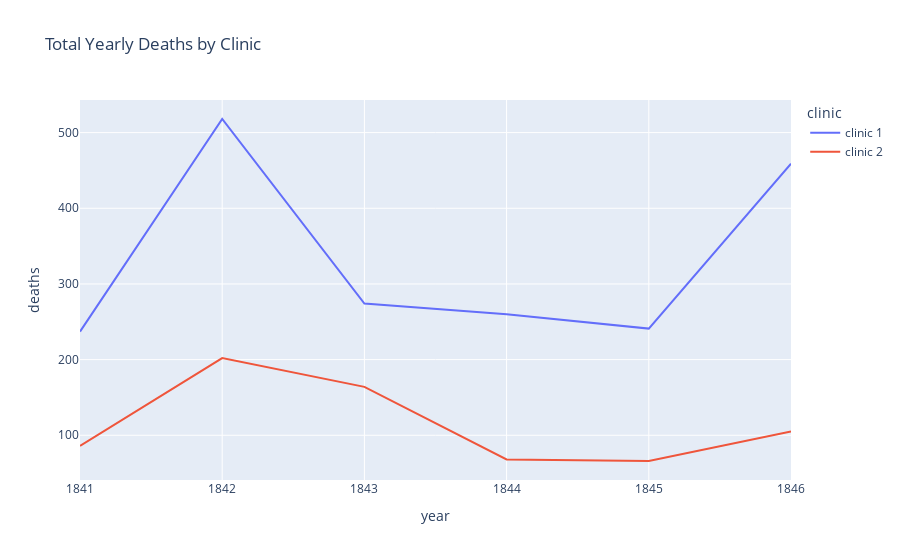

The code cell stored with this chart in its notebook:
### Code cell
line = px.line(
    df_yearly,
    x="year",
    y="deaths",
    color="clinic",
    title="Total Yearly Deaths by Clinic"
)

line.show()

### Figure 1 — Plotly figure (JSON) as saved in the notebook; plotly's stock layout.template omitted (floating-point values rounded to 4 significant figures)
{"data": [{"hovertemplate": "clinic=clinic 1<br>year=%{x}<br>deaths=%{y}<extra></extra>", "legendgroup": "clinic 1", "line": {"color": "#636efa", "dash": "solid"}, "marker": {"symbol": "circle"}, "mode": "lines", "name": "clinic 1", "orientation": "v", "showlegend": true, "type": "scatter", "x": [1841, 1842, 1843, 1844, 1845, 1846], "xaxis": "x", "y": [237, 518, 274, 260, 241, 459], "yaxis": "y"}, {"hovertemplate": "clinic=clinic 2<br>year=%{x}<br>deaths=%{y}<extra></extra>", "legendgroup": "clinic 2", "line": {"color": "#EF553B", "dash": "solid"}, "marker": {"symbol": "circle"}, "mode": "lines", "name": "clinic 2", "orientation": "v", "showlegend": true, "type": "scatter", "x": [1841, 1842, 1843, 1844, 1845, 1846], "xaxis": "x", "y": [86, 202, 164, 68, 66, 105], "yaxis": "y"}], "layout": {"legend": {"title": {"text": "clinic"}, "tracegroupgap": 0}, "title": {"text": "Total Yearly Deaths by Clinic"}, "xaxis": {"anchor": "y", "domain": [0, 1], "title": {"text": "year"}}, "yaxis": {"anchor": "x", "domain": [0, 1], "title": {"text": "deaths"}}}}
